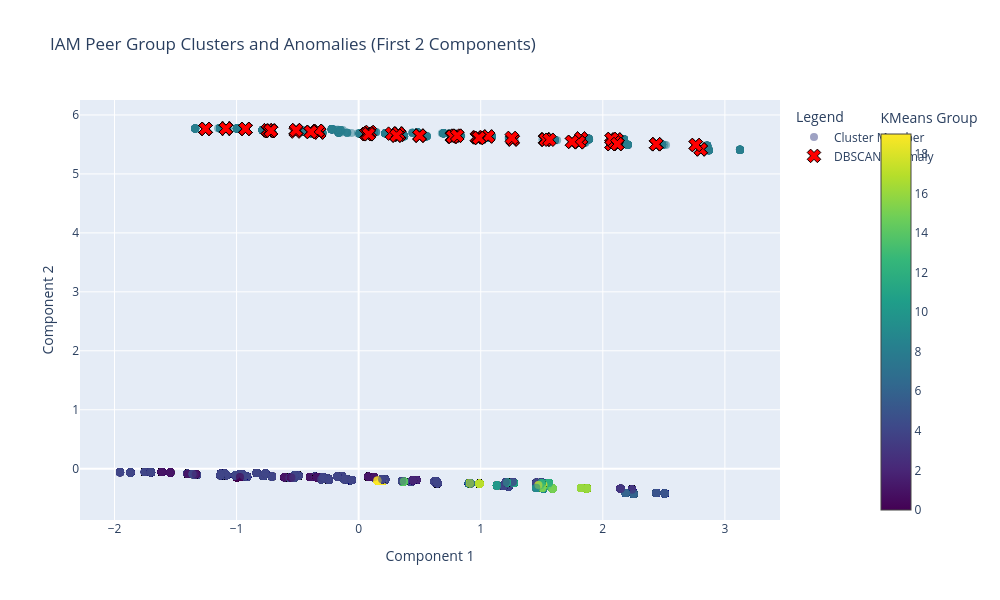

Here is the notebook cell this chart was saved with:
### Markdown cell above
### Step 4: Visualization (The Cluster Map)

### Code cell
import plotly.graph_objects as go
import numpy as np

# Create a boolean mask for anomalies
anomaly_mask = df_results['is_anomaly']

# Extract coordinates specifically for the identified anomalies
x_anomalies = X_reduced[anomaly_mask, 0]
y_anomalies = X_reduced[anomaly_mask, 1]

fig = go.Figure()

# Scatter plot of the general clusters
fig.add_trace(go.Scatter(
    x=X_reduced[~anomaly_mask, 0], 
    y=X_reduced[~anomaly_mask, 1], 
    mode='markers',
    marker=dict(
        color=df_results[~anomaly_mask]['kmeans_peer_group'], 
        colorscale='Viridis', 
        opacity=0.5,
        size=8,
        showscale=True,  # To show the legend/colorbar for clusters
        colorbar=dict(title="KMeans Group", x=1.13)
    ),
    name='Cluster Member',
    hoverinfo='text',
    text=df_results[~anomaly_mask]['kmeans_peer_group'].apply(lambda c: f'Cluster: {c}')
))

# Overlay the DBSCAN anomalies as distinct, large red 'X' markers
fig.add_trace(go.Scatter(
    x=x_anomalies, 
    y=y_anomalies, 
    mode='markers', 
    marker=dict(
        color='red', 
        symbol='x',
        size=12, 
        line=dict(color='black', width=1)
    ),
    name='DBSCAN Anomaly',
    hoverinfo='text',
    text=['Anomaly'] * len(x_anomalies)
))

fig.update_layout(
    title='IAM Peer Group Clusters and Anomalies (First 2 Components)',
    xaxis_title='Component 1',
    yaxis_title='Component 2',
    width=1000,
    height=600,
    legend=dict(yanchor="top", y=0.99, xanchor="left", x=1.02, title='Legend')
)

fig.show()

### Figure 1 — Plotly figure (JSON) as saved in the notebook; plotly's stock layout.template omitted (floating-point values rounded to 4 significant figures; data arrays with more than 128 entries replaced by an {"elided": "..."} marker saying what was removed)
{"data": [{"hoverinfo": "text", "marker": {"color": {"elided": "49887 int values"}, "colorbar": {"title": {"text": "KMeans Group"}, "x": 1.13}, "colorscale": [[0, "#440154"], [0.1111, "#482878"], [0.2222, "#3e4989"], [0.3333, "#31688e"], [0.4444, "#26828e"], [0.5556, "#1f9e89"], [0.6667, "#35b779"], [0.7778, "#6ece58"], [0.8889, "#b5de2b"], [1, "#fde725"]], "opacity": 0.5, "showscale": true, "size": 8}, "mode": "markers", "name": "Cluster Member", "text": {"elided": "49887 str values"}, "type": "scatter", "x": {"elided": "49887 float values"}, "y": {"elided": "49887 float values"}}, {"hoverinfo": "text", "marker": {"color": "red", "line": {"color": "black", "width": 1}, "size": 12, "symbol": "x"}, "mode": "markers", "name": "DBSCAN Anomaly", "text": ["Anomaly", "Anomaly", "Anomaly", "Anomaly", "Anomaly", "Anomaly", "Anomaly", "Anomaly", "Anomaly", "Anomaly", "Anomaly", "Anomaly", "Anomaly", "Anomaly", "Anomaly", "Anomaly", "Anomaly", "Anomaly", "Anomaly", "Anomaly", "Anomaly", "Anomaly", "Anomaly", "Anomaly", "Anomaly", "Anomaly", "Anomaly", "Anomaly", "Anomaly", "Anomaly", "Anomaly", "Anomaly", "Anomaly", "Anomaly", "Anomaly", "Anomaly", "Anomaly", "Anomaly", "Anomaly", "Anomaly", "Anomaly", "Anomaly", "Anomaly", "Anomaly", "Anomaly", "Anomaly", "Anomaly", "Anomaly", "Anomaly", "Anomaly", "Anomaly", "Anomaly", "Anomaly", "Anomaly", "Anomaly", "Anomaly", "Anomaly", "Anomaly", "Anomaly", "Anomaly", "Anomaly", "Anomaly", "Anomaly", "Anomaly", "Anomaly", "Anomaly", "Anomaly", "Anomaly", "Anomaly", "Anomaly", "Anomaly", "Anomaly", "Anomaly", "Anomaly", "Anomaly", "Anomaly", "Anomaly", "Anomaly", "Anomaly", "Anomaly", "Anomaly", "Anomaly", "Anomaly", "Anomaly", "Anomaly", "Anomaly", "Anomaly", "Anomaly", "Anomaly", "Anomaly", "Anomaly", "Anomaly", "Anomaly", "Anomaly", "Anomaly", "Anomaly", "Anomaly", "Anomaly", "Anomaly", "Anomaly", "Anomaly", "Anomaly", "Anomaly", "Anomaly", "Anomaly", "Anomaly", "Anomaly", "Anomaly", "Anomaly", "Anomaly", "Anomaly", "Anomaly", "Anomaly"], "type": "scatter", "x": [1.262, 0.09123, 2.089, 1.262, -1.085, 0.3314, 0.7624, 2.112, -1.254, -0.392, 2.802, 0.3314, 2.437, 1.529, -0.3238, 0.3101, 0.9671, -1.088, 0.06505, 0.8073, 2.103, 2.089, 0.7921, 1.822, -0.3238, -1.088, -0.7187, 0.7697, -0.335, -1.254, 1.529, -0.7295, -0.7295, -0.5127, 2.762, 2.119, 1.749, 0.3232, 0.3314, 1.532, -0.7367, 2.073, 0.2729, 0.7697, 1.061, 2.438, -0.9272, 0.3232, -0.335, 1.822, 2.802, 0.0771, -0.7187, -0.7439, 2.119, 1.529, 2.071, 0.08108, 1.061, 2.103, -1.088, 0.3232, -0.7439, -0.7186, 2.071, 0.06505, 2.103, -0.335, -1.254, 0.06505, 0.4989, 0.4989, 1.254, 0.9727, -0.9272, 2.437, 0.3314, 2.438, 0.9857, -0.5128, -1.254, 0.06505, 1.804, 0.07847, 1.532, -1.088, -0.392, -0.335, 1.804, 0.4989, 0.9857, 0.7697, -0.7439, 0.8073, -0.516, -0.7295, -0.392, 1.747, 0.07847, -0.9272, 0.3232, 2.112, 2.762, -0.9272, 1.563, 0.08183, -0.5127, 2.089, 0.9857, 2.073, 2.119, 0.3101, -0.7187], "y": [5.583, 5.712, 5.555, 5.583, 5.77, 5.667, 5.632, 5.584, 5.764, 5.712, 5.415, 5.667, 5.503, 5.585, 5.701, 5.649, 5.62, 5.769, 5.68, 5.649, 5.548, 5.555, 5.65, 5.6, 5.701, 5.769, 5.735, 5.631, 5.731, 5.764, 5.585, 5.727, 5.727, 5.743, 5.491, 5.507, 5.542, 5.684, 5.667, 5.581, 5.728, 5.592, 5.683, 5.631, 5.635, 5.503, 5.764, 5.684, 5.731, 5.6, 5.415, 5.674, 5.735, 5.739, 5.507, 5.585, 5.505, 5.672, 5.635, 5.548, 5.769, 5.684, 5.739, 5.735, 5.505, 5.68, 5.548, 5.731, 5.764, 5.68, 5.649, 5.649, 5.611, 5.62, 5.764, 5.503, 5.667, 5.503, 5.61, 5.743, 5.764, 5.68, 5.536, 5.693, 5.581, 5.769, 5.712, 5.731, 5.536, 5.649, 5.61, 5.632, 5.739, 5.649, 5.718, 5.727, 5.712, 5.544, 5.693, 5.764, 5.684, 5.584, 5.491, 5.764, 5.579, 5.673, 5.742, 5.555, 5.61, 5.592, 5.507, 5.649, 5.735]}], "layout": {"height": 600, "legend": {"title": {"text": "Legend"}, "x": 1.02, "xanchor": "left", "y": 0.99, "yanchor": "top"}, "title": {"text": "IAM Peer Group Clusters and Anomalies (First 2 Components)"}, "width": 1000, "xaxis": {"title": {"text": "Component 1"}}, "yaxis": {"title": {"text": "Component 2"}}}}
